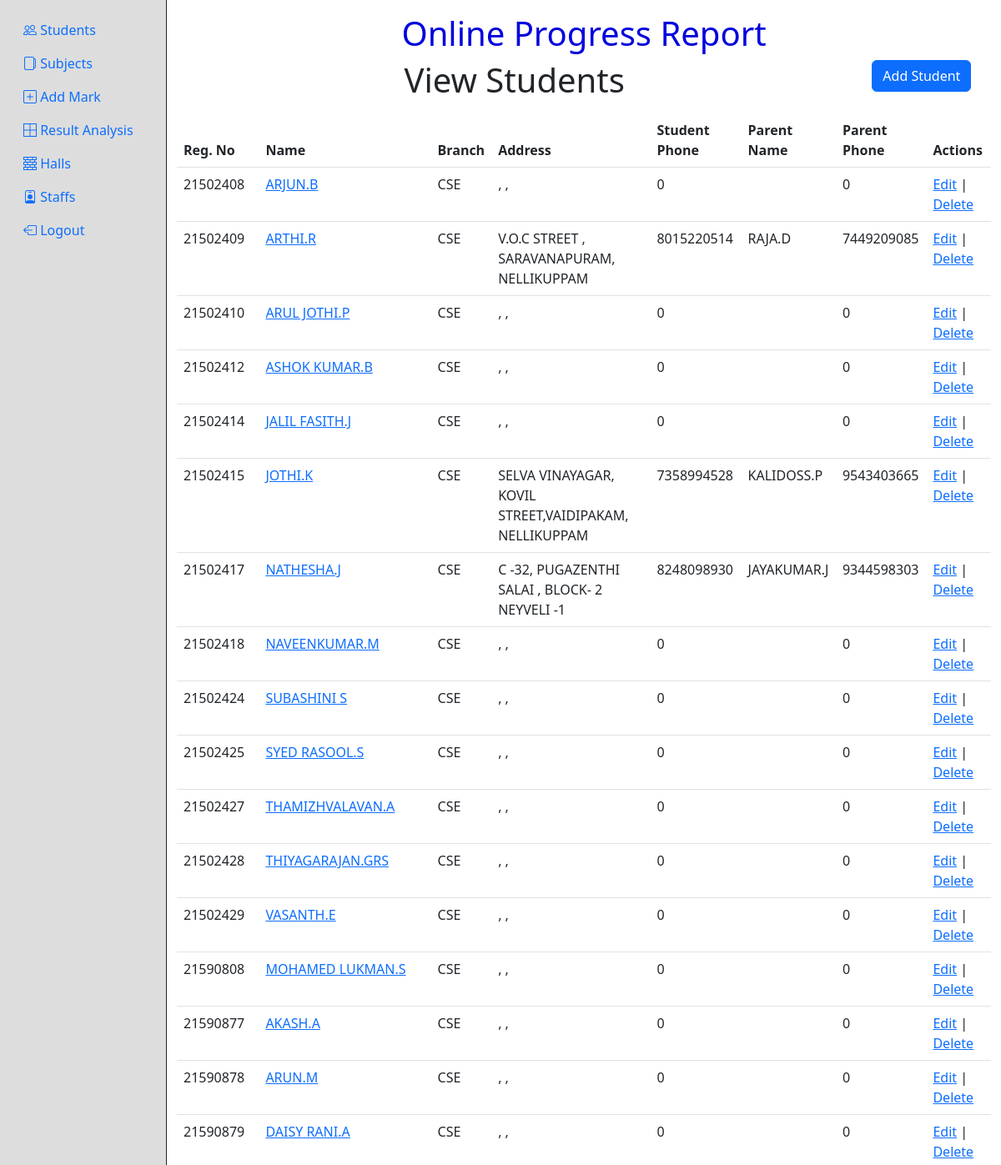
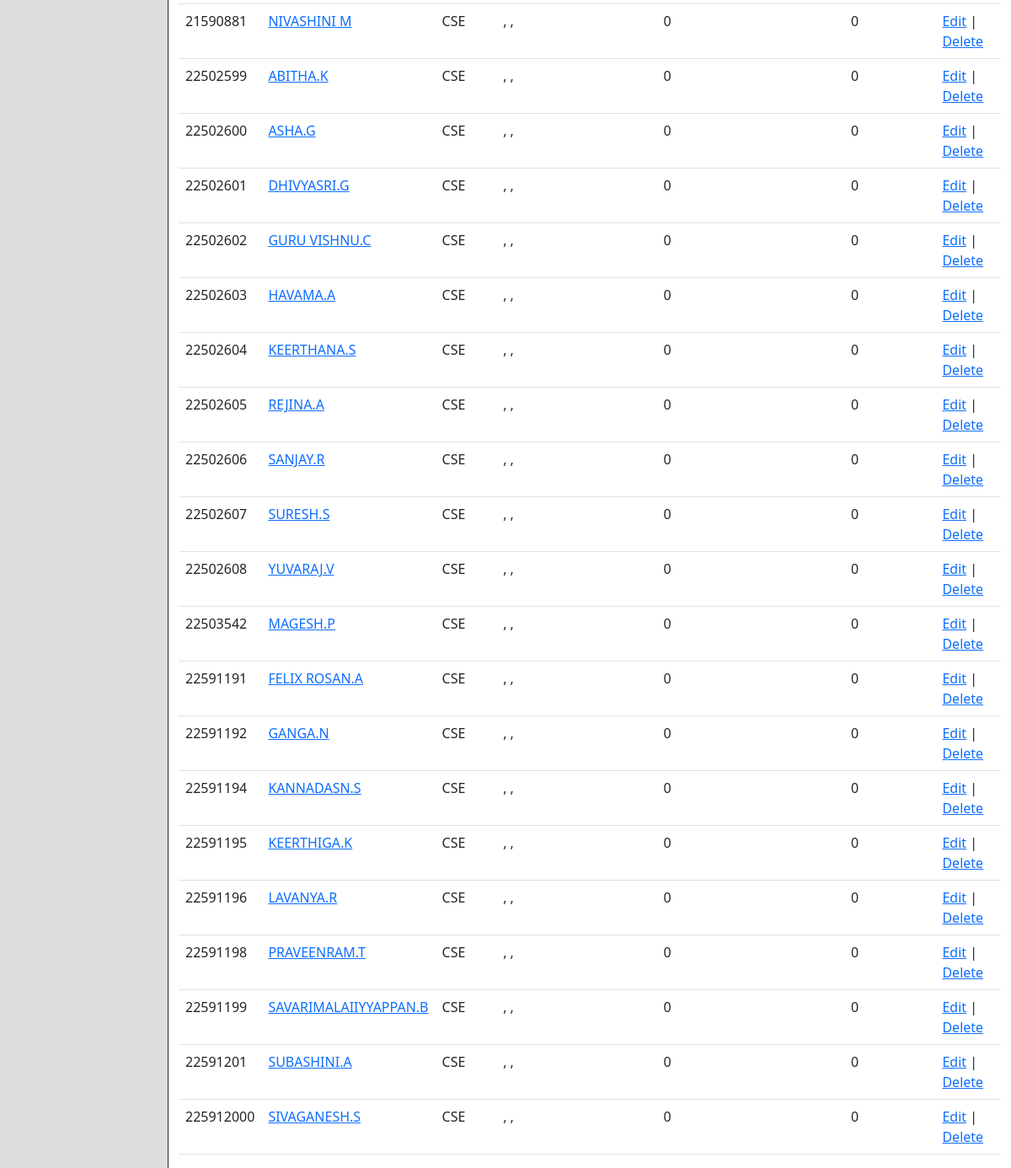
Page /mainpage.php (signed in) on the committed database (2 pictures, top to bottom).
### tables this page shows
CREATE TABLE `student_details` (
  `regno` int(11) NOT NULL,
  `stname` text NOT NULL,
  `gender` varchar(15) NOT NULL,
  `bcode` int(11) NOT NULL,
  `bname` varchar(40) NOT NULL,
  `add1` varchar(40) NOT NULL,
  `add2` varchar(40) NOT NULL,
  `add3` varchar(40) NOT NULL,
  `stu_phone` bigint(20) NOT NULL,
  `p_name` varchar(40) NOT NULL,
  `p_phone` bigint(20) NOT NULL
);

### mainpage.php (the view, shortened to what this page needs)
<?php
if(!isset($_SESSION["user_id"])){
    header("Location: login.php");
}else if(isset($_GET["deleteid"])){
    $query = "DELETE FROM `student_details` WHERE `regno` = ".$_GET["deleteid"];
    $con = mysqli_connect(DB_HOST,DB_USERNAME,DB_PASSWORD,DB_NAME);
    mysqli_query($con, $query);
    $selectQuery = "SELECT * FROM `student_details`";
    $result = mysqli_query($con, $selectQuery);
}else{
    $query = "SELECT * FROM `student_details`";
    $con = mysqli_connect(DB_HOST,DB_USERNAME,DB_PASSWORD,DB_NAME);
    $result = mysqli_query($con, $query);
}
?>
<!DOCTYPE html>
<html lang="en">
<head>
  <link href="https://cdn.jsdelivr.net/npm/bootstrap@5.3.0-alpha1/dist/css/bootstrap.min.css" rel="stylesheet"
>
  <link rel="stylesheet" href="https://cdn.jsdelivr.net/npm/bootstrap-icons@1.10.3/font/bootstrap-icons.css">
</head>
<body>
  <div class="container-fluid h-100">
    <div class="row h-100">
      <?php include("sidebar.php"); ?>
      <div class="col-10 pt-3">
        <div class="row">
          <div class="col-12">
            <h2 style="text-align:center;font-size:40px;color:#00d">Online Progress Report</h2>
          </div>
        </div>
        <div class="row">
          <div class="col">
            <div class="row">
              <div class="col-10">
                <h1 class="title mb-3">View Students</h1>
              </div>
              <div class="col"><a class="btn btn-primary" href="add-student.php" role="button">Add Student</a></div>
            </div>
            <div class="table-responsive">
              <table class="table table-hover">
                <thead>
                  <tr>
                    <th>Reg. No</th>
                    <th>Name</th>
                    <th>Branch</th>
                    <th>Address</th>
                    <th>Student Phone</th>
                    <th>Parent Name</th>
                    <th>Parent Phone</th>
                    <th>Actions</th>
                  </tr>
                </thead>
                <tbody>
                  <?php if($result){
                    $rows = mysqli_num_rows($result);
                    if($rows===0){
                  ?>
                  <tr>
                    <td colspan="8" align="center">No Records Found</td>
                  </tr>
                  <?php }else{
                    while($row = mysqli_fetch_array($result, MYSQLI_ASSOC)){ ?>
                  <tr>
                    <td><?php echo $row["regno"]; ?></td>
                    <td><a href="marks.php?viewid=<?php echo $row['regno']; ?>"><?php echo $row["stname"]; ?></a></td>
                    <td><?php echo $row["bname"]; ?></td>
                    <td><?php echo $row["add1"]; ?>, <?php echo $row["add2"]; ?>, <?php echo $row["add3"]; ?></td>
                    <td><?php echo $row["stu_phone"]; ?></td>
                    <td><?php echo $row["p_name"]; ?></td>
                    <td><?php echo $row["p_phone"]; ?></td>
                    <td>
                      <a href="edit-student.php?id=<?php echo $row["regno"]; ?>">Edit</a> | <a
                        href="?deleteid=<?php echo $row["regno"]; ?>">Delete</a>
                    </td>
                  </tr>
                  <?php
                  }
                  } } ?>
                </tbody>
              </table>
            </div>
          </div>
        </div>
      </div>
    </div>
  </div>
</body>
</html>

### mainpage.php (style rules this page uses)
html, body { margin: 0; padding: 0; height: 100%; }
h1.title { margin: 0; text-align: center; }

### rows in the picture
student_details: regno "21502408", stname "ARJUN.B", bname "CSE", stu_phone "0", p_phone "0"
student_details: regno "21502409", stname "ARTHI.R", bname "CSE", add1 "V.O.C STREET", add2 "SARAVANAPURAM", add3 "NELLIKUPPAM", stu_phone "8015220514", p_name "RAJA.D", p_phone "7449209085"
student_details: regno "21502410", stname "ARUL JOTHI.P", bname "CSE", stu_phone "0", p_phone "0"
student_details: regno "21502412", stname "ASHOK KUMAR.B", bname "CSE", stu_phone "0", p_phone "0"
student_details: regno "21502414", stname "JALIL FASITH.J", bname "CSE", stu_phone "0", p_phone "0"
student_details: regno "21502415", stname "JOTHI.K", bname "CSE", add1 "SELVA VINAYAGAR", add2 "KOVIL STREET,VAIDIPAKAM", add3 "NELLIKUPPAM", stu_phone "7358994528", p_name "KALIDOSS.P", p_phone "9543403665"
student_details: regno "21502417", stname "NATHESHA.J", bname "CSE", add1 "C -32", add2 "PUGAZENTHI SALAI", add3 "BLOCK- 2 NEYVELI -1", stu_phone "8248098930", p_name "JAYAKUMAR.J", p_phone "9344598303"
student_details: regno "21502418", stname "NAVEENKUMAR.M", bname "CSE", stu_phone "0", p_phone "0"
student_details: regno "21502424", stname "SUBASHINI S", bname "CSE", stu_phone "0", p_phone "0"
student_details: regno "21502425", stname "SYED RASOOL.S", bname "CSE", stu_phone "0", p_phone "0"
student_details: regno "21502427", stname "THAMIZHVALAVAN.A", bname "CSE", stu_phone "0", p_phone "0"
student_details: regno "21502428", stname "THIYAGARAJAN.GRS", bname "CSE", stu_phone "0", p_phone "0"
student_details: regno "21502429", stname "VASANTH.E", bname "CSE", stu_phone "0", p_phone "0"
student_details: regno "21590808", stname "MOHAMED LUKMAN.S", bname "CSE", stu_phone "0", p_phone "0"
student_details: regno "21590877", stname "AKASH.A", bname "CSE", stu_phone "0", p_phone "0"
student_details: regno "21590878", stname "ARUN.M", bname "CSE", stu_phone "0", p_phone "0"
student_details: regno "21590879", stname "DAISY RANI.A", bname "CSE", stu_phone "0", p_phone "0"
student_details: regno "21590881", stname "NIVASHINI M", bname "CSE", stu_phone "0", p_phone "0"
student_details: regno "22502599", stname "ABITHA.K", bname "CSE", stu_phone "0", p_phone "0"
student_details: regno "22502600", stname "ASHA.G", bname "CSE", stu_phone "0", p_phone "0"
student_details: regno "22502601", stname "DHIVYASRI.G", bname "CSE", stu_phone "0", p_phone "0"
student_details: regno "22502602", stname "GURU VISHNU.C", bname "CSE", stu_phone "0", p_phone "0"
student_details: regno "22502603", stname "HAVAMA.A", bname "CSE", stu_phone "0", p_phone "0"
student_details: regno "22502604", stname "KEERTHANA.S", bname "CSE", stu_phone "0", p_phone "0"
student_details: regno "22502605", stname "REJINA.A", bname "CSE", stu_phone "0", p_phone "0"
student_details: regno "22502606", stname "SANJAY.R", bname "CSE", stu_phone "0", p_phone "0"
student_details: regno "22502607", stname "SURESH.S", bname "CSE", stu_phone "0", p_phone "0"
student_details: regno "22502608", stname "YUVARAJ.V", bname "CSE", stu_phone "0", p_phone "0"
student_details: regno "22503542", stname "MAGESH.P", bname "CSE", stu_phone "0", p_phone "0"
student_details: regno "22591191", stname "FELIX ROSAN.A", bname "CSE", stu_phone "0", p_phone "0"
student_details: regno "22591192", stname "GANGA.N", bname "CSE", stu_phone "0", p_phone "0"
student_details: regno "22591194", stname "KANNADASN.S", bname "CSE", stu_phone "0", p_phone "0"
student_details: regno "22591195", stname "KEERTHIGA.K", bname "CSE", stu_phone "0", p_phone "0"
student_details: regno "22591196", stname "LAVANYA.R", bname "CSE", stu_phone "0", p_phone "0"
student_details: regno "22591198", stname "PRAVEENRAM.T", bname "CSE", stu_phone "0", p_phone "0"
student_details: regno "22591199", stname "SAVARIMALAIIYYAPPAN.B", bname "CSE", stu_phone "0", p_phone "0"
student_details: regno "22591201", stname "SUBASHINI.A", bname "CSE", stu_phone "0", p_phone "0"
student_details: regno "225912000", stname "SIVAGANESH.S", bname "CSE", stu_phone "0", p_phone "0"
